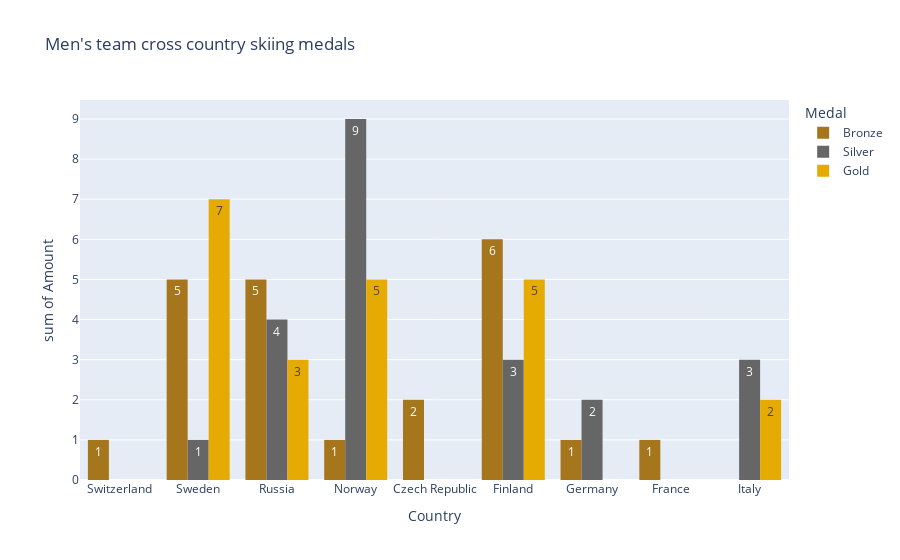

This figure's notebook cell:
### Markdown cell above
## plotting the concated df

### Code cell
fig = px.histogram(
    concat_men_df,
    x="region",
    y="Amount",
    color="Medal",
    labels={"Sport": "Sport", "0": "medals", "region": "Country"},
    barmode="group",
    title="Men's team cross country skiing medals",
    text_auto = True,
    #pattern_shape = "Medal", pattern_shape_sequence=["-", "x", "+"] # creates a pattern on each bar. kinda ugly
    color_discrete_sequence=[px.colors.qualitative.Dark2[6],px.colors.qualitative.Dark2[7],px.colors.qualitative.Dark2[5]]
)
# color_bars = {"Silver": "silver", "Bronze": "bronze", "Gold": "gold"}
# fig.update_traces(marker_color=color_bars)
fig.show()

### Figure 1 — Plotly figure (JSON) as saved in the notebook; plotly's stock layout.template omitted (floating-point values rounded to 4 significant figures)
{"data": [{"alignmentgroup": "True", "bingroup": "x", "histfunc": "sum", "hovertemplate": "Medal=Bronze<br>Country=%{x}<br>sum of Amount=%{y}<extra></extra>", "legendgroup": "Bronze", "marker": {"color": "rgb(166,118,29)", "pattern": {"shape": ""}}, "name": "Bronze", "offsetgroup": "Bronze", "orientation": "v", "showlegend": true, "texttemplate": "%{value}", "type": "histogram", "x": ["Switzerland", "Sweden", "Russia", "Russia", "Norway", "Sweden", "Czech Republic", "Finland", "Germany", "France"], "xaxis": "x", "y": [1, 4, 3, 2, 1, 1, 2, 6, 1, 1], "yaxis": "y"}, {"alignmentgroup": "True", "bingroup": "x", "histfunc": "sum", "hovertemplate": "Medal=Silver<br>Country=%{x}<br>sum of Amount=%{y}<extra></extra>", "legendgroup": "Silver", "marker": {"color": "rgb(102,102,102)", "pattern": {"shape": ""}}, "name": "Silver", "offsetgroup": "Silver", "orientation": "v", "showlegend": true, "texttemplate": "%{value}", "type": "histogram", "x": ["Russia", "Norway", "Italy", "Germany", "Finland", "Russia", "Norway", "Germany", "Sweden"], "xaxis": "x", "y": [3, 8, 3, 1, 3, 1, 1, 1, 1], "yaxis": "y"}, {"alignmentgroup": "True", "bingroup": "x", "histfunc": "sum", "hovertemplate": "Medal=Gold<br>Country=%{x}<br>sum of Amount=%{y}<extra></extra>", "legendgroup": "Gold", "marker": {"color": "rgb(230,171,2)", "pattern": {"shape": ""}}, "name": "Gold", "offsetgroup": "Gold", "orientation": "v", "showlegend": true, "texttemplate": "%{value}", "type": "histogram", "x": ["Finland", "Italy", "Sweden", "Norway", "Norway", "Russia", "Sweden", "Finland"], "xaxis": "x", "y": [4, 2, 1, 4, 1, 3, 6, 1], "yaxis": "y"}], "layout": {"barmode": "group", "legend": {"title": {"text": "Medal"}, "tracegroupgap": 0}, "title": {"text": "Men's team cross country skiing medals"}, "xaxis": {"anchor": "y", "domain": [0, 1], "title": {"text": "Country"}}, "yaxis": {"anchor": "x", "domain": [0, 1], "title": {"text": "sum of Amount"}}}}
